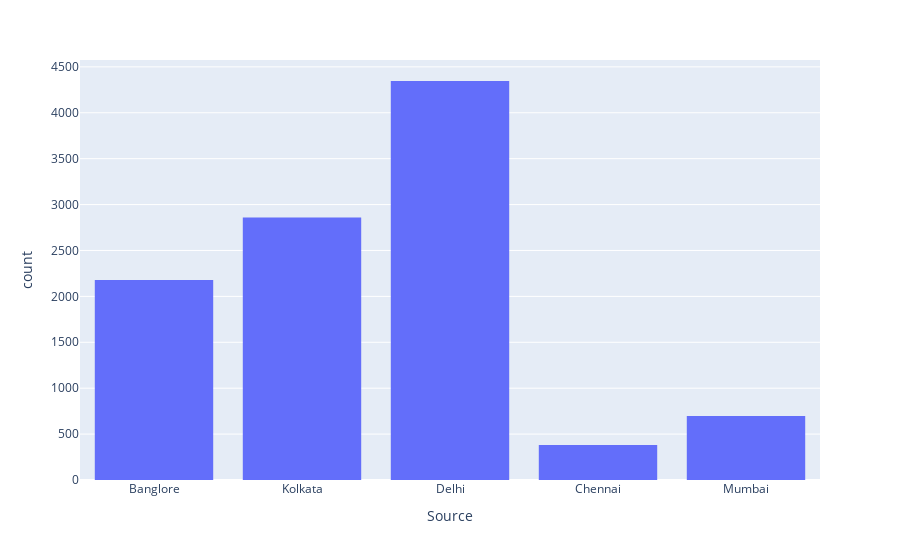

Here is the notebook cell this chart was saved with:
### Code cell
px.histogram(data_frame=df,x="Source")

### Figure 1 — Plotly figure (JSON) as saved in the notebook; plotly's stock layout.template omitted (floating-point values rounded to 4 significant figures; data arrays with more than 128 entries replaced by an {"elided": "..."} marker saying what was removed)
{"data": [{"alignmentgroup": "True", "bingroup": "x", "hovertemplate": "Source=%{x}<br>count=%{y}<extra></extra>", "legendgroup": "", "marker": {"color": "#636efa", "pattern": {"shape": ""}}, "name": "", "offsetgroup": "", "orientation": "v", "showlegend": false, "type": "histogram", "x": {"elided": "10463 str values"}, "xaxis": "x", "yaxis": "y"}], "layout": {"barmode": "relative", "legend": {"tracegroupgap": 0}, "margin": {"t": 60}, "xaxis": {"anchor": "y", "domain": [0, 1], "title": {"text": "Source"}}, "yaxis": {"anchor": "x", "domain": [0, 1], "title": {"text": "count"}}}}
